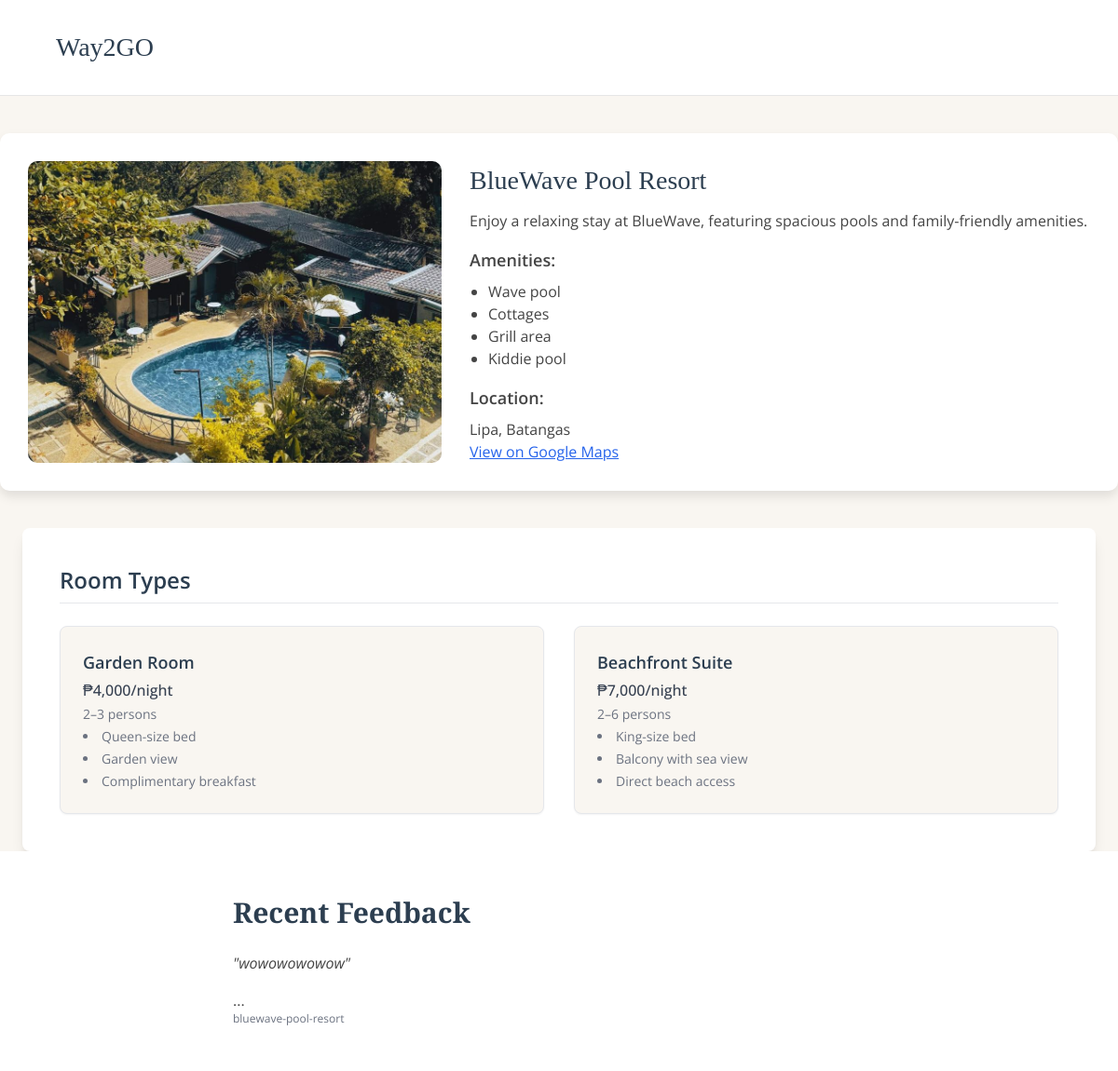
Page /resort-details?resort=bluewave-pool-resort on the committed database.
### models/models.py (models this page shows)
class Resort(db.Model):
    __tablename__ = 'resorts'
    id = db.Column(db.Integer, primary_key=True)
    slug = db.Column(db.String, unique=True, nullable=False)  # This is resort_id in our design
    name = db.Column(db.String, nullable=False)
    image_url = db.Column(db.String)
    is_pet_friendly = db.Column(db.Integer, default=0)
    description = db.Column(db.Text)
    location = db.Column(db.String)
    google_maps_link = db.Column(db.String)
    amenities = db.Column(db.JSON)
    rooms = db.relationship('Room', backref='resort', lazy=True, cascade='all, delete-orphan')

class Room(db.Model):
    __tablename__ = 'rooms'
    id = db.Column(db.Integer, primary_key=True)
    resort_slug = db.Column(db.String, db.ForeignKey('resorts.slug'), nullable=False)
    room_name = db.Column(db.String(100), nullable=False)
    price = db.Column(db.Float, nullable=False)
    capacity_min = db.Column(db.Integer, nullable=False)
    capacity_max = db.Column(db.Integer, nullable=False)
    description = db.Column(db.Text)
    image_url = db.Column(db.String(255))
    amenities = db.Column(db.JSON)
    total_slots = db.Column(db.Integer, default=5)
    created_at = db.Column(db.DateTime, default=datetime.utcnow)
    is_booking = db.Column(db.Integer, default=0)

class Feedback(db.Model):
    __tablename__ = 'feedback'
    id = db.Column(db.Integer, primary_key=True)
    resort_id = db.Column(db.Integer, db.ForeignKey('resorts.id'), nullable=False)
    message = db.Column(db.Text, nullable=False)
    resort = db.relationship('Resort', backref=db.backref('feedbacks', lazy=True))

### app.py (the view)
@app.route('/resort-details')
def resort_details():
    resort_slug = request.args.get('resort')
    resort = Resort.query.filter_by(slug=resort_slug).first()
    if not resort:
        return render_template('3rdpage.html', resort=None, resort_data=None, rooms=[], feedbacks=[])
    rooms = Room.query.filter_by(resort_slug=resort_slug).all()
    feedbacks = get_feedbacks_for_resort(resort.id)
    resort_data = {
        'slug': resort.slug,
        'name': resort.name,
        'description': resort.description,
        'location': resort.location,
        'google_maps_link': resort.google_maps_link,
        'amenities': resort.amenities or [],
        'image_url': resort.image_url,
        'id': resort.id,
    }
    rooms_data = []
    for room in rooms:
        rooms_data.append({
            'id': room.id,
            'room_name': room.room_name,
            'price': room.price,
            'capacity_min': room.capacity_min,
            'capacity_max': room.capacity_max,
            'description': room.description,
            'image_url': room.image_url,
            'amenities': room.amenities or [],
            'total_slots': room.total_slots
        })
    return render_template('3rdpage.html',
                         resort=resort_slug,
                         resort_data=resort_data,
                         rooms=rooms_data,
                         feedbacks=feedbacks)

### app.py (called while the page is built)
def get_feedbacks_for_resort(resort_id):
    feedbacks = db.session.query(
        Feedback.message,
        Resort.slug.label('resort_slug')
    ).join(Resort, Feedback.resort_id == Resort.id).filter(Feedback.resort_id == resort_id).all()
    return [{'message': fb.message, 'resort': fb.resort_slug} for fb in feedbacks]

### templates/3rdpage.html (shortened to what this page needs)
<!DOCTYPE html>
<html lang="en">
<head>
  <script src="https://cdn.tailwindcss.com"></script>
  <link rel="stylesheet" href="https://cdn.jsdelivr.net/npm/litepicker/dist/css/litepicker.css" />
</head>
<body>
  <header>
    <h1>Way2GO</h1>
  </header>
  <body>
  {% if resort_data %}
    <section class="resort-section">
      <div class="resort-image">
        <img src="{{ resort_data.image_url }}" alt="{{ resort_data.name }}">
      </div>
      <div class="resort-content">
        <h2>{{ resort_data.name }}</h2>
        <p>{{ resort_data.description }}</p>
        <h3 class="text-lg font-semibold mt-4 mb-2">Amenities:</h3>
        <ul>
          {% for amenity in resort_data.amenities %}
            <li>{{ amenity }}</li>
          {% endfor %}
        </ul>
        <h3 class="text-lg font-semibold mt-4 mb-2">Location:</h3>
        <p>{{ resort_data.location }}</p>
        <a href="{{ resort_data.google_maps_link }}" target="_blank" class="text-blue-600 underline">View on Google Maps</a>
      </div>
    </section>
    <section class="max-w-6xl mx-auto mt-8 bg-white p-10 rounded-lg shadow-lg">
      <h2 class="text-2xl font-semibold text-[#2c3e50] font-[Playfair Display] mb-6 border-b pb-2">Room Types</h2>
      <div class="grid grid-cols-1 md:grid-cols-2 gap-8">
       {% for room in rooms %}
        <div onclick="openRoomBookingModal('{{ room.id }}', '{{ resort_data.id }}')"
            class="cursor-pointer bg-[#f9f6f1] border border-gray-200 rounded-lg p-6 shadow-sm hover:shadow-lg transition">
          <h3 class="text-lg font-semibold text-[#2c3e50] mb-1">{{ room.room_name }}</h3>
          <p class="text-gray-700 font-medium mb-1">₱{{ '{:,.0f}'.format(room.price) }}/night</p>
          <p class="text-sm text-gray-500 mb-1">{{ room.capacity_min }}–{{ room.capacity_max }} persons</p>
          <ul class="text-sm text-gray-500 list-disc list-inside space-y-1">
            {% for amenity in room.amenities %}
              <li>{{ amenity }}</li>
            {% endfor %}
          </ul>
        </div>
      {% endfor %}
      </div>
    </section>
  {% else %}
    <div class="max-w-xl mx-auto mt-20 text-center text-2xl font-bold text-red-700">
      Resort not found.
    </div>
  {% endif %}
    <section class="bg-white py-12 px-4">
    <div class="mx-auto" style="max-width: 700px;">
      <h2 class="text-3xl font-bold text-[#2c3e50] mb-6" style="font-family:'Playfair Display',serif;">Recent Feedback</h2>
      {% if feedbacks and feedbacks|length > 0 %}
       {% for fb in feedbacks %}
        <div class="rounded-xl ...">
          <p class="italic text-base mb-4 text-[#444]">"{{ fb.message }}"</p>
          ...
          <div class="text-xs text-gray-500">{{ resort_data.get(fb.resort, fb.resort) }}</div>
        </div>
      {% endfor %}
      {% else %}
        <div class="text-center text-gray-500">No feedback yet for this resort.</div>
      {% endif %}
    </div>
  </section>
</body>
</html>

### templates/3rdpage.html (style rules this page uses)
:root { --main-color: #2c3e50; --accent-color: #bfa980; --bg-color: #f9f6f1; --text-color: #444; --font-header: 'Playfair Display', serif; --font-body: 'Open Sans', sans-serif; }
body { font-family: var(--font-body); background-color: var(--bg-color); color: var(--text-color); line-height: 1.8; }
header { background-color: white; padding: 30px 60px; display: flex; justify-content: space-between; align-items: center; border-bottom: 1px solid #e6e6e6; }
header h1 { font-family: var(--font-header); font-size: 28px; color: var(--main-color); }
.resort-section { max-width: 1200px; margin: 40px auto; background-color: white; border-radius: 10px; box-shadow: 0 6px 12px rgba(0, 0, 0, 0.1); padding: 30px; display: flex; gap: 30px; }
.resort-image { flex: 1; }
.resort-content { flex: 1.5; }
.resort-section img { width: 100%; height: 100%; max-height: 400px; object-fit: cover; border-radius: 10px; }
.resort-section h2 { font-family: var(--font-header); color: var(--main-color); font-size: 28px; margin-bottom: 10px; }
.resort-section ul { padding-left: 20px; list-style: disc; }

### rows in the picture
Resort: image_url (picture), name "BlueWave Pool Resort", description "Enjoy a relaxing stay at BlueWave, featuring spacious pools and family-friendly amenities.", location "Lipa, Batangas", get "bluewave-pool-resort"
Room: room_name "Garden Room", price "4,000", capacity_min "2", capacity_max "3", amenities "Queen-size bed" "Garden view" "Complimentary breakfast"
Room: room_name "Beachfront Suite", price "7,000", capacity_min "2", capacity_max "6", amenities "King-size bed" "Balcony with sea view" "Direct beach access"
Feedback: message "wowowowowow"

### other values in the picture
{{ amenity }} "Wave pool" "Cottages" "Grill area" "Kiddie pool"
